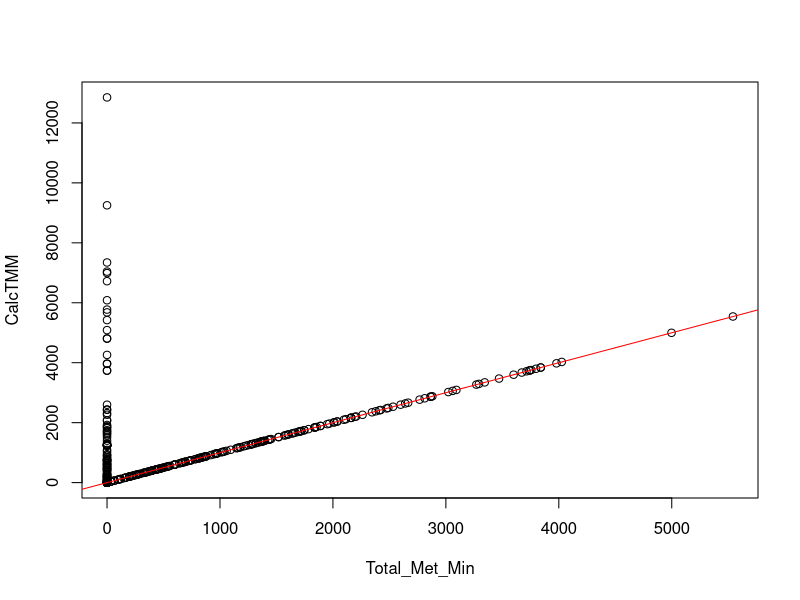
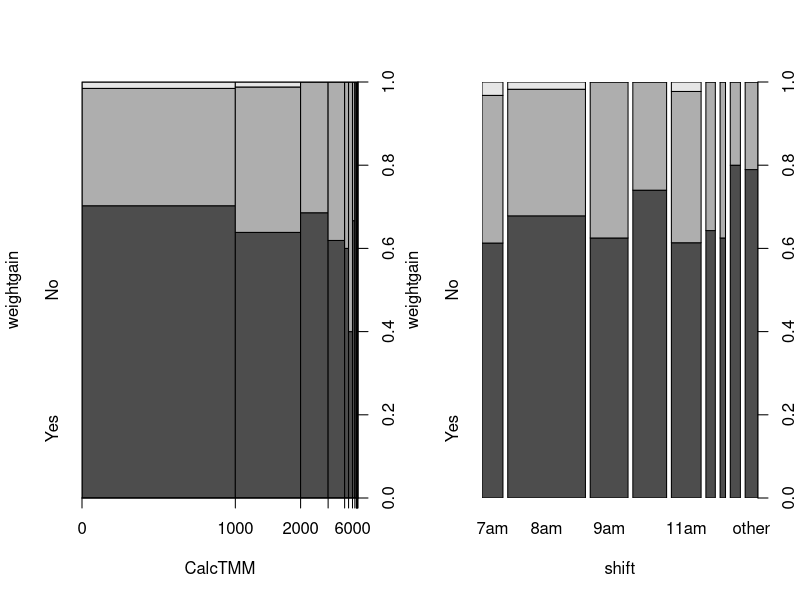
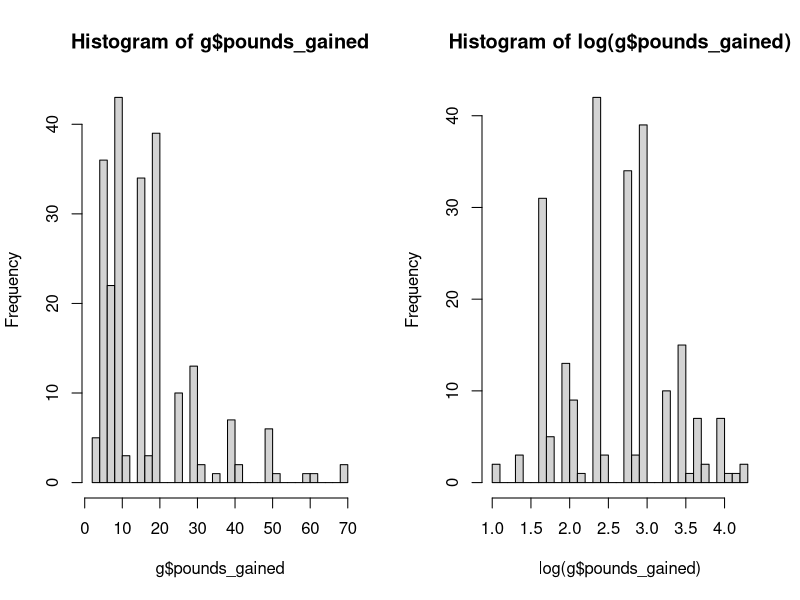
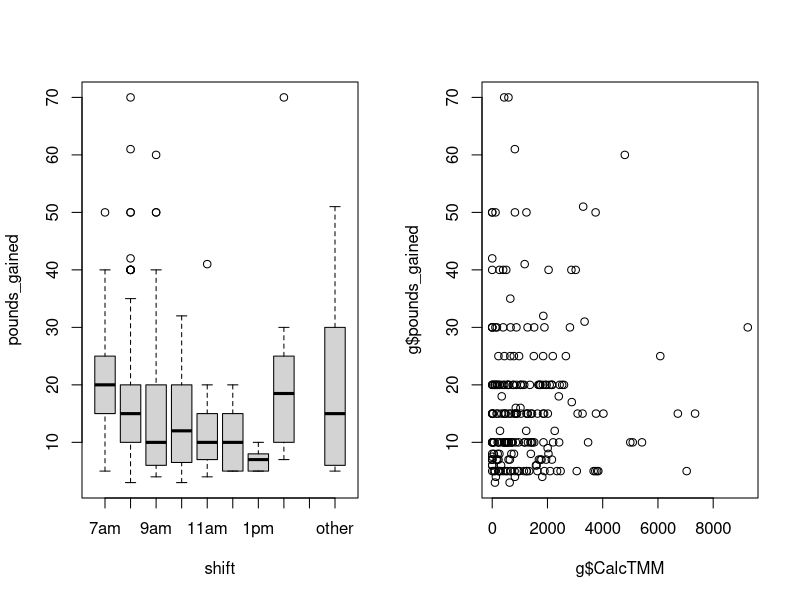
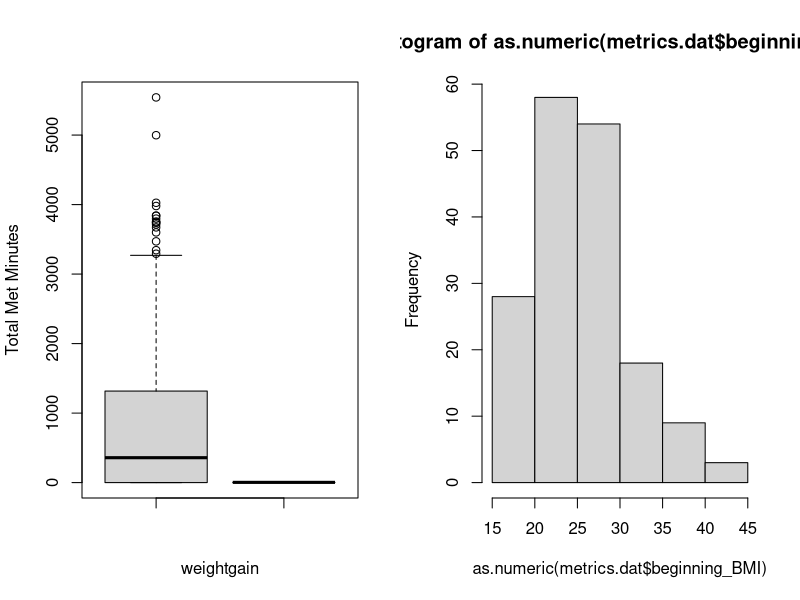
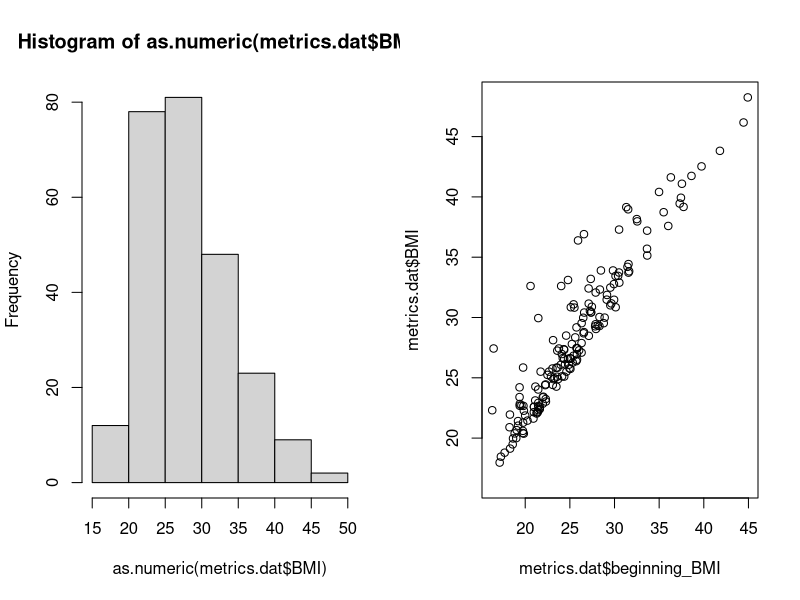
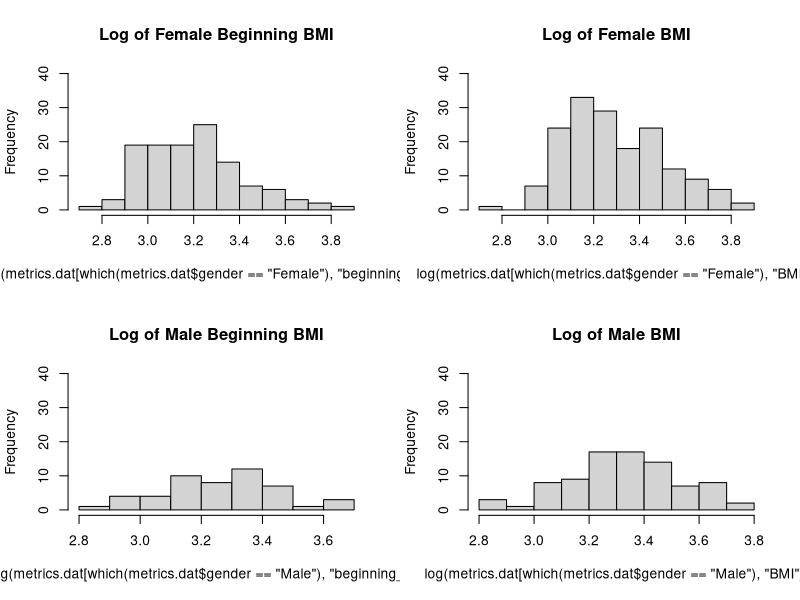
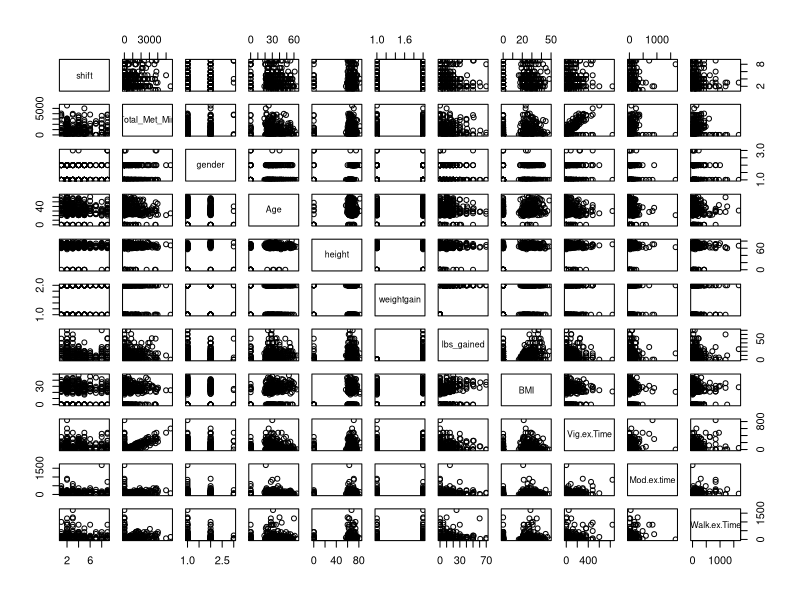

Write the R code that produced these figures, in order.
## ---- chunk 1
knitr::opts_chunk$set(echo = TRUE)
## ---- chunk 2
metrics.dat <- read.csv('Practicum 1 Data.csv',header=TRUE)
metrics.dat <- metrics.dat[!is.na(metrics.dat$Snumber),]
## ---- chunk 3
#define constants to be used as column selection arguments
yellow <- c('shift','Total_Met_Min')
orange <- c('gender', 'Age', 'height', 'weightgain', 'lbs_gained', 'BMI', 'Vig.ex.Time', 'Mod.ex.time', 'Walk.ex.Time')
## ---- chunk 4
metrics.dat$Total_Met_Min[is.na(metrics.dat$Total_Met_Min)] <- 0
metrics.dat$CalcTMM <- with(metrics.dat, 8*Vig.ex.Time + 4*Mod.ex.time + 3.3*Walk.ex.Time)

plot(CalcTMM ~ Total_Met_Min,data=metrics.dat)
abline(0,1,col='red')
## ---- chunk 5
#determine 
unique(metrics.dat$shift)
## ---- chunk 6
metrics.dat$shift[metrics.dat$shift==''] <- 'other'
shift.levels <- c(paste(c(7:11),'am',sep=''),paste(c(12,1:2),'pm',sep=''),'other')
metrics.dat$shift <- factor(metrics.dat$shift,shift.levels)
summary(metrics.dat$shift)
## ---- chunk 7
metrics.dat$weightgain <- factor(metrics.dat$weightgain)
## ---- chunk 8
par(mfrow=c(1,2))
plot(weightgain ~ CalcTMM,data=metrics.dat)
plot(weightgain ~ shift,data=metrics.dat)
## ---- chunk 9
g <- subset(metrics.dat, metrics.dat$pounds_gained >0)
par(mfrow=c(1,2))
hist(g$pounds_gained,breaks=30)
hist(log(g$pounds_gained),breaks=30)
## ---- chunk 10
#shift vs lbs gained
#$ts <- as.factor((g$shift))
#plot(g$ts,log(g$pounds_gained), ylab="pounds_gained", xlab="shift")
#plot(g$shift,g$shift)
#plot(as.factor(g$shift),log(g$pounds_gained), ylab="pounds_gained", ###xlab="shift")

#table(g$shift)
s <- ordered(g$shift, levels=c("7am","8am","9am","10am","11am","12pm","1pm","2pm","Missing","other"))
#boxplot(pounds_gained ~ s, data=g)
par(mfrow=c(1,2))
boxplot(pounds_gained ~ s, data=g, xlab="shift")

plot(g$CalcTMM, g$pounds_gained)
#plot(g$CalcTMM, log(g$pounds_gained))
## ---- chunk 11
boxplot(metrics.dat$Total_Met_Min,as.factor(metrics.dat$weightgain), ylab="Total Met Minutes", xlab="weightgain")
## ---- chunk 12
# Calculate body weight at 8 months
metrics.dat['beginning_bweight'] <- metrics.dat$bweight - metrics.dat$pounds_gained

# Need to account for instances where body weight is not entered
metrics.dat$beginning_bweight[metrics.dat$beginning_bweight<='0'] <- '0'

# Take a look at all BMI values
unique(metrics.dat$BMI)

# Calculate beginning BMI -- internet tells me BMI=(weight/height^2) * 703
# Since height values ~60/65, I am assuming they are inches not meters
metrics.dat['beginning_bweight'] <- as.numeric(metrics.dat$beginning_bweight)
metrics.dat['beginning_BMI'] <- (metrics.dat$beginning_bweight / (metrics.dat$height)^2)*703

# Take a look at all beginning_BMI values
unique(metrics.dat$beginning_BMI)

# ignore non-positive values
metrics.dat$beginning_BMI[is.nan(metrics.dat$beginning_BMI)] <- 0
metrics.dat$beginning_BMI[!is.finite(metrics.dat$beginning_BMI)] <- 0
## ---- chunk 13
# convert to numeric for calculations
metrics.dat$beginning_BMI <- as.numeric(metrics.dat$beginning_BMI)

# Are the means different? --Yes, BMI is bigger than beginning_BMI
mean(metrics.dat$beginning_BMI)
mean(metrics.dat$BMI)

# Visualize the columns
metrics.dat$beginning_BMI[metrics.dat$beginning_BMI==0] <- NA
hist(as.numeric(metrics.dat$beginning_BMI))

metrics.dat$BMI[metrics.dat$BMI==0] <- NA
hist(as.numeric(metrics.dat$BMI))

# Look at relationship between BMI and beginning BMI -- appears that BMI only increases or stays the same over time
plot(metrics.dat$beginning_BMI, metrics.dat$BMI)

## ---- chunk 14
# To view all plots together
par(mfrow=c(2,2))

# Female Beginning BMI
hist(log(metrics.dat[which(metrics.dat$gender=='Female'), 'beginning_BMI']), main="Log of Female Beginning BMI", ylim=c(0,40))

# Female BMI
hist(log(metrics.dat[which(metrics.dat$gender=='Female'), 'BMI']), main="Log of Female BMI", ylim=c(0,40))

# Male Beginning BMI
hist(log(metrics.dat[which(metrics.dat$gender=='Male'), 'beginning_BMI']), main="Log of Male Beginning BMI", ylim=c(0,40))

# Male BMI
hist(log(metrics.dat[which(metrics.dat$gender=='Male'), 'BMI']), main="Log of Male BMI", ylim=c(0,40))

## ---- chunk 15
summary(metrics.dat[,c(yellow,orange)])
## ---- chunk 16
metrics.dat$gender[metrics.dat$gender==''] <- 'Missing'
metrics.dat$weightgain[metrics.dat$weightgain==''] <- 'Missing'
unique(metrics.dat$gender)
unique(metrics.dat$weightgain)
## ---- chunk 17
metrics.dat$shift <- factor(metrics.dat$shift)
metrics.dat$gender <- factor(metrics.dat$gender)
metrics.dat$weightgain <- factor(metrics.dat$weightgain)
## ---- chunk 18
metrics.dat[is.na(metrics.dat)] <- 0
## ---- chunk 19
pairs(metrics.dat[,c(yellow,orange)])
